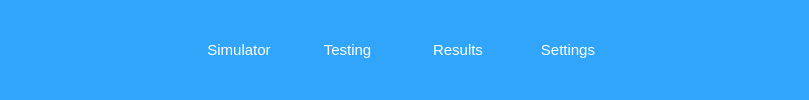
       <widget class="QWidget" name="widget_whis_bottons" native="true">
        <property name="sizePolicy">
         <sizepolicy hsizetype="Preferred" vsizetype="Fixed">
          <horstretch>0</horstretch>
          <verstretch>0</verstretch>
         </sizepolicy>
        </property>
        <property name="minimumSize">
         <size>
          <width>809</width>
          <height>62</height>
         </size>
        </property>
        <property name="layoutDirection">
         <enum>Qt::LeftToRight</enum>
        </property>
        <property name="styleSheet">
         <string notr="true">background-color: rgb(48, 165, 249);
 border-radius: 10px;

</string>
        </property>
        <layout class="QVBoxLayout" name="verticalLayout_3">
         <item>
          <layout class="QHBoxLayout" name="horizontalLayout_11">
           <property name="sizeConstraint">
            <enum>QLayout::SetMinAndMaxSize</enum>
           </property>
           <item>
            <spacer name="horizontalSpacer_6">
             <property name="orientation">
              <enum>Qt::Horizontal</enum>
             </property>
             <property name="sizeHint" stdset="0">
              <size>
               <width>40</width>
               <height>20</height>
              </size>
             </property>
            </spacer>
           </item>
           <item>
            <widget class="QPushButton" name="simulatorsButton">
             <property name="minimumSize">
              <size>
               <width>80</width>
               <height>30</height>
              </size>
             </property>
             <property name="font">
              <font>
               <pointsize>11</pointsize>
              </font>
             </property>
             <property name="cursor">
              <cursorShape>PointingHandCursor</cursorShape>
             </property>
             <property name="focusPolicy">
              <enum>Qt::NoFocus</enum>
             </property>
             <property name="styleSheet">
              <string notr="true">QPushButton {
background-color: rgb(48, 165, 249);
color: rgb(255, 255, 255);
 border-radius: 10px;
}
QPushButton:hover {
	background-color: rgb(36, 148, 208);
}
</string>
             </property>
             <property name="text">
              <string>Simulator</string>
             </property>
            </widget>
           </item>
           <item>
            <spacer name="horizontalSpacer_8">
             <property name="orientation">
              <enum>Qt::Horizontal</enum>
             </property>
             <property name="sizeType">
              <enum>QSizePolicy::Fixed</enum>
             </property>
             <property name="sizeHint" stdset="0">
              <size>
               <width>20</width>
               <height>20</height>
              </size>
             </property>
            </spacer>
           </item>
           <item>
            <widget class="QPushButton" name="testingButton">
             <property name="minimumSize">
              <size>
               <width>85</width>
               <height>30</height>
              </size>
             </property>
             <property name="font">
              <font>
               <pointsize>11</pointsize>
              </font>
             </property>
             <property name="cursor">
              <cursorShape>PointingHandCursor</cursorShape>
             </property>
             <property name="focusPolicy">
              <enum>Qt::NoFocus</enum>
             </property>
             <property name="styleSheet">
              <string notr="true">QPushButton {
background-color: rgb(48, 165, 249);
color: rgb(255, 255, 255);
 border-radius: 10px;
}
QPushButton:hover {
	background-color: rgb(36, 148, 208);
}
</string>
             </property>
             <property name="text">
              <string>Testing</string>
             </property>
            </widget>
           </item>
           <item>
            <spacer name="horizontalSpacer_9">
             <property name="orientation">
              <enum>Qt::Horizontal</enum>
             </property>
             <property name="sizeType">
              <enum>QSizePolicy::Fixed</enum>
             </property>
             <property name="sizeHint" stdset="0">
              <size>
               <width>20</width>
               <height>20</height>
              </size>
             </property>
            </spacer>
           </item>
           <item>
            <widget class="QPushButton" name="resultsButton">
             <property name="minimumSize">
              <size>
               <width>84</width>
               <height>30</height>
              </size>
             </property>
             <property name="font">
              <font>
               <pointsize>11</pointsize>
              </font>
             </property>
             <property name="cursor">
              <cursorShape>PointingHandCursor</cursorShape>
             </property>
             <property name="focusPolicy">
              <enum>Qt::NoFocus</enum>
             </property>
             <property name="styleSheet">
              <string notr="true">QPushButton {
background-color: rgb(48, 165, 249);
color: rgb(255, 255, 255);
 border-radius: 10px;
}
QPushButton:hover {
	background-color: rgb(36, 148, 208);
}
</string>
             </property>
             <property name="text">
              <string>Results</string>
             </property>
            </widget>
           </item>
           <item>
            <spacer name="horizontalSpacer_10">
             <property name="orientation">
              <enum>Qt::Horizontal</enum>
             </property>
             <property name="sizeType">
              <enum>QSizePolicy::Fixed</enum>
             </property>
             <property name="sizeHint" stdset="0">
              <size>
               <width>20</width>
               <height>20</height>
              </size>
             </property>
            </spacer>
           </item>
           <item>
            <widget class="QPushButton" name="coursesButton">
             <property name="minimumSize">
              <size>
               <width>84</width>
               <height>30</height>
              </size>
             </property>
             <property name="font">
              <font>
               <pointsize>11</pointsize>
              </font>
             </property>
             <property name="cursor">
              <cursorShape>PointingHandCursor</cursorShape>
             </property>
             <property name="focusPolicy">
              <enum>Qt::NoFocus</enum>
             </property>
             <property name="styleSheet">
              <string notr="true">QPushButton {
background-color: rgb(48, 165, 249);
color: rgb(255, 255, 255);
 border-radius: 10px;
}
QPushButton:hover {
	background-color: rgb(36, 148, 208);
}
</string>
             </property>
             <property name="text">
              <string>Settings</string>
             </property>
            </widget>
           </item>
           <item>
            <spacer name="horizontalSpacer_7">
             <property name="orientation">
              <enum>Qt::Horizontal</enum>
             </property>
             <property name="sizeHint" stdset="0">
              <size>
               <width>40</width>
               <height>20</height>
              </size>
             </property>
            </spacer>
           </item>
          </layout>
         </item>
        </layout>
       </widget>
